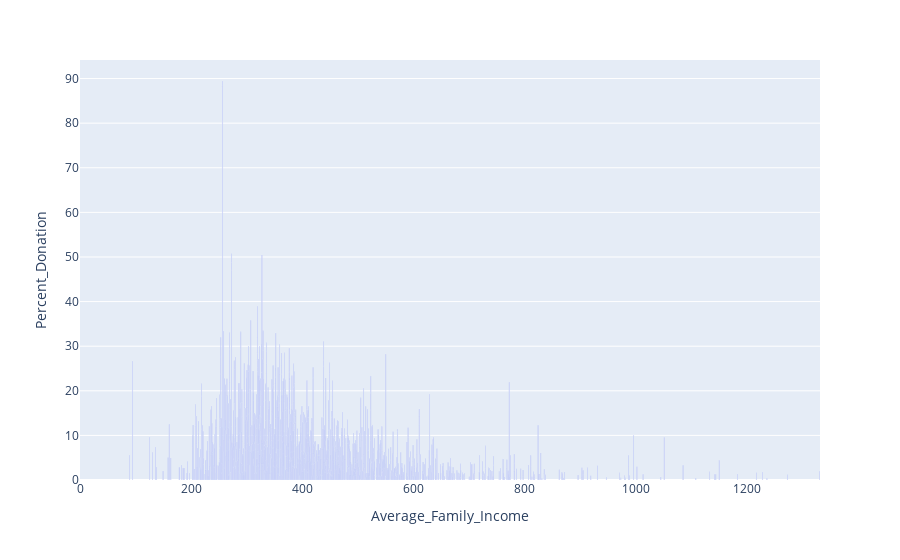

This figure's notebook cell:
### Code cell
px.bar(df2,x='Average_Family_Income',y='Percent_Donation')

### Figure 1 — Plotly figure (JSON) as saved in the notebook; plotly's stock layout.template omitted (floating-point values rounded to 4 significant figures; data arrays with more than 128 entries replaced by an {"elided": "..."} marker saying what was removed)
{"data": [{"alignmentgroup": "True", "hoverlabel": {"namelength": 0}, "hovertemplate": "Average_Family_Income=%{x}<br>Percent_Donation=%{y}", "legendgroup": "", "marker": {"color": "#636efa"}, "name": "", "offsetgroup": "", "orientation": "v", "showlegend": false, "textposition": "auto", "type": "bar", "x": {"elided": "1498 int values"}, "xaxis": "x", "y": {"elided": "1498 float values"}, "yaxis": "y"}], "layout": {"barmode": "relative", "legend": {"tracegroupgap": 0}, "margin": {"t": 60}, "xaxis": {"anchor": "y", "domain": [0, 1], "title": {"text": "Average_Family_Income"}}, "yaxis": {"anchor": "x", "domain": [0, 1], "title": {"text": "Percent_Donation"}}}}
